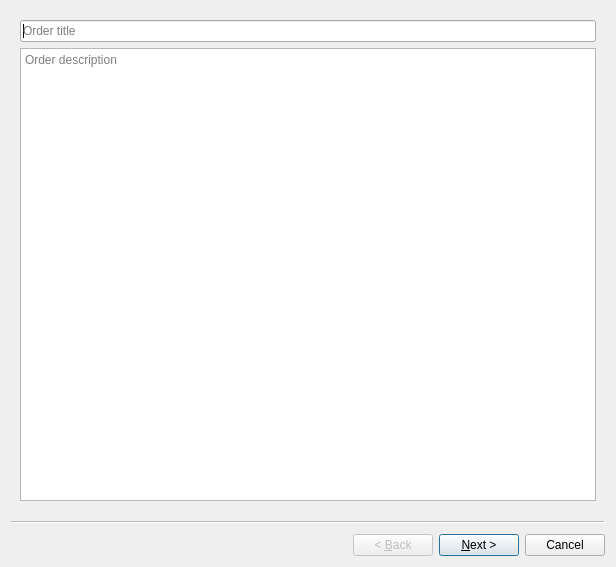
<?xml version="1.0" encoding="UTF-8"?>
<ui version="4.0">
 <class>OrderEdit</class>
 <widget class="QWizard" name="OrderEdit">
  <property name="geometry">
   <rect>
    <x>0</x>
    <y>0</y>
    <width>616</width>
    <height>567</height>
   </rect>
  </property>
  <property name="windowTitle">
   <string>Wizard</string>
  </property>
  <widget class="QWizardPage" name="wizardPage">
   <layout class="QVBoxLayout" name="verticalLayout">
    <item>
     <widget class="QLineEdit" name="lineEdit">
      <property name="placeholderText">
       <string>Order title</string>
      </property>
     </widget>
    </item>
    <item>
     <widget class="QPlainTextEdit" name="plainTextEdit">
      <property name="placeholderText">
       <string>Order description</string>
      </property>
     </widget>
    </item>
   </layout>
  </widget>
  <widget class="QWizardPage" name="wizardPage_2">
   <layout class="QGridLayout" name="gridLayout">
    <item row="0" column="0">
     <widget class="QLabel" name="label">
      <property name="text">
       <string>Algorithm editor:</string>
      </property>
     </widget>
    </item>
    <item row="1" column="0" alignment="Qt::AlignLeft">
     <widget class="QTableView" name="tableView"/>
    </item>
    <item row="1" column="1">
     <widget class="QTableView" name="tableView_2"/>
    </item>
   </layout>
  </widget>
 </widget>
 <resources/>
 <connections/>
</ui>
